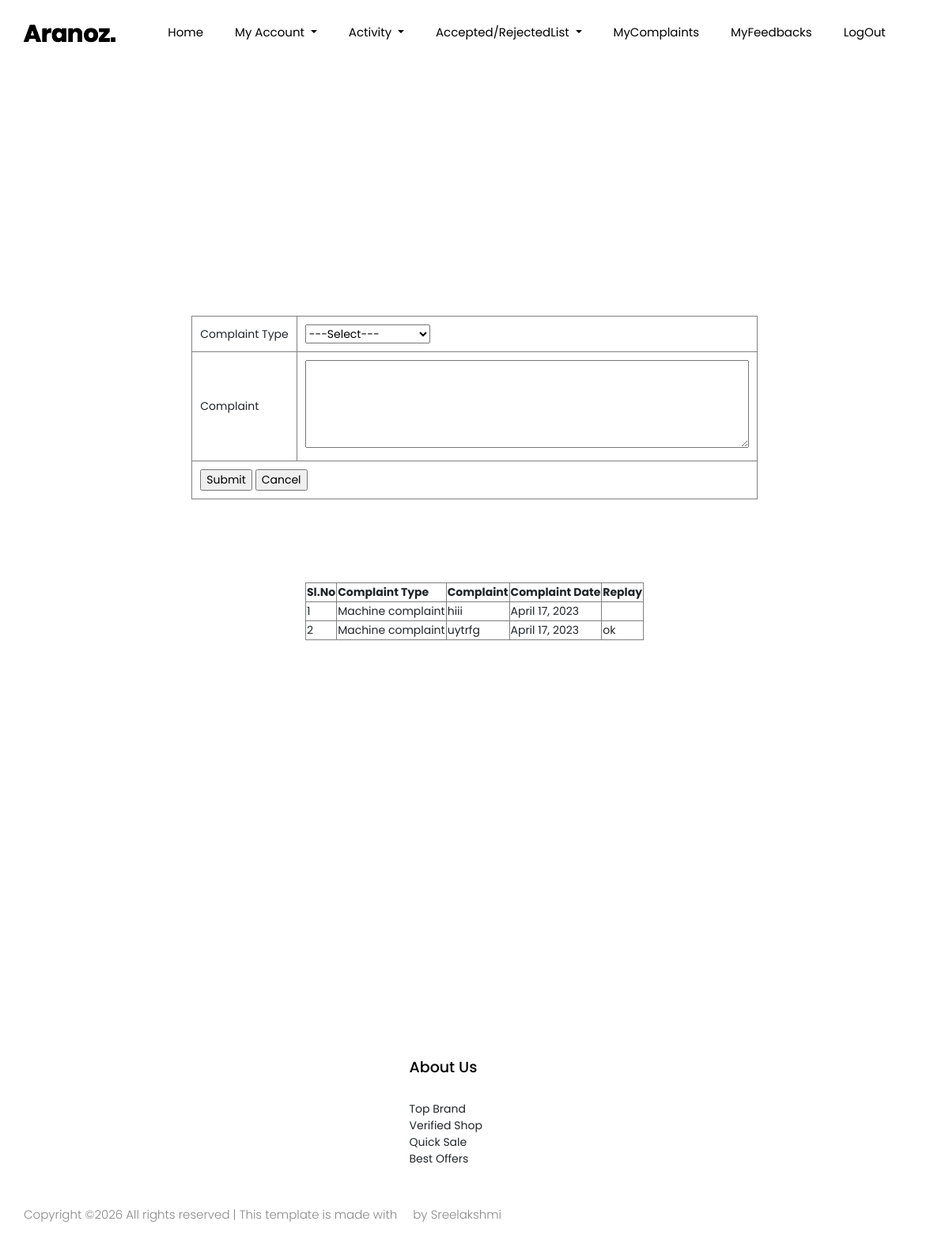
The page /shop/shopcomplaint/ (signed in) on the database its author committed.
### Admin/models.py (models this page shows)
class Complaint(models.Model):
    complainttype=models.ForeignKey(Complainttype,on_delete=models.CASCADE)
    complaint_details=models.CharField(max_length=100)
    complaint_date=models.DateField(auto_now=True)
    complaint_vsts=models.IntegerField(default=0)
    complaint_replay=models.CharField(max_length=100)
    user=models.ForeignKey(User,on_delete=models.SET_NULL,null=True)
    shop=models.ForeignKey(Shop,on_delete=models.SET_NULL,null=True)

class Complainttype(models.Model):
    complaintyp=models.CharField(max_length=50)
    def __str__(self):
        return self.complaintyp

### Shops/views.py (the view)
# urls.py: path('shopcomplaint/',views.mycomplaint,name="shopcomplaint"),
def mycomplaint(request):
    shopid=Shop.objects.get(id=request.session["sid"])
    comp= Complaint.objects.filter(shop=shopid)
    complaintyp=Complainttype.objects.all()
    if request.method=="POST":
        ctype=Complainttype.objects.get(id=request.POST.get('ddlcomplaint'))
        Complaint.objects.create(complaint_details=request.POST.get("txt_complaint"),shop=shopid,complainttype=ctype)
        return render(request,"Shops/Complaint.html",{'comp':comp,'complaintyp':complaintyp})
    else:
        return render(request,"Shops/Complaint.html",{'comp':comp,'complaintyp':complaintyp})

### Shops/Templates/Shops/Complaint.html (shortened to what this page needs)
{% extends 'Shops/Head.html'%}
{% load static %}
{% block content %}
<!DOCTYPE html>
<html lang="en">
<head>
</head>
<body>
    <form method="post">
        <table  border="1" cellpadding="10" align="center">
            <tr>
                <td>Complaint Type</td>
                <td><select name="ddlcomplaint" id="ddlcomplaint">
                    <option value="">---Select---</option>
                </select></td>
            </tr>
            <tr>
                <td>Complaint</td>
                <td><textarea name="txt_complaint" id="txtcomplaint" cols="45" rows="5" required="required"></textarea></td>
            </tr>
            <tr>
                <td colspan="2"><input type="submit" name="btn_submit" id="btnsubmit" value="Submit">
                <input type="submit" name="btn_cancel" id="btncancel" value="Cancel"></td>
            </tr>
            </table>
            <br><br><br><br><br>
            <table border="1" align="center">
                <tr>
                    <th>Sl.No</th>
                    <th>Complaint Type</th>
                    <th>Complaint</th>
                    <th>Complaint Date</th>
                    <th>Replay</th>
                    </tr>
                    {% for i in comp %}
                <tr>
                    <td>{{forloop.counter}}</td>
                    <td>{{i.complainttype}}</td>
                    <td>{{i.complaint_details}}</td>
                    <td>{{i.complaint_date}}</td>
                    <td>{{i.complaint_replay}}</td>
                    {% endfor %}
                </tr>
                </table>
                </form>
                </body>
                </html>
                {% endblock content %}

### rows shown on the page
Complaint: complainttype "Machine complaint", complaint_details "hiii", complaint_date "April 17, 2023"
Complaint: complainttype "Machine complaint", complaint_details "uytrfg", complaint_date "April 17, 2023", complaint_replay "ok"
